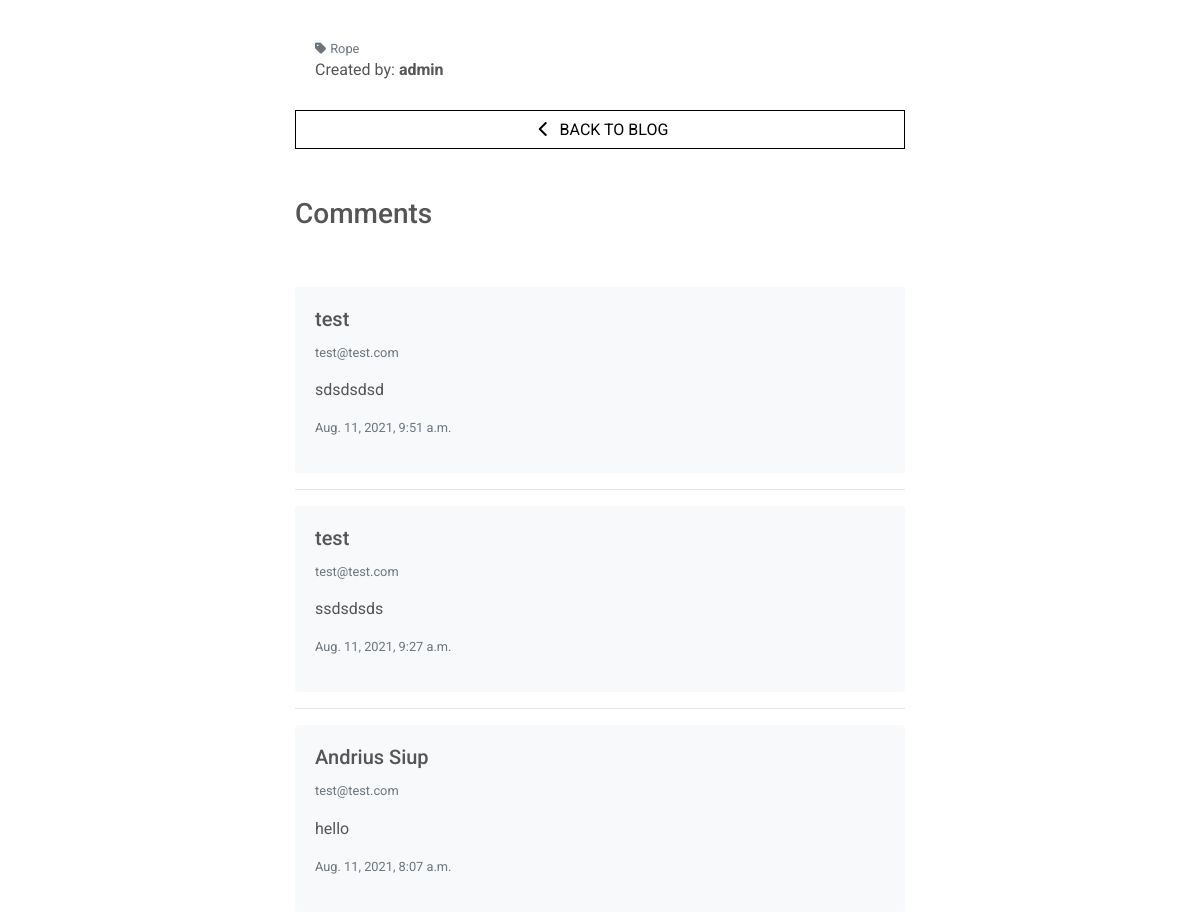
/blog/15/ (signed in, middle part), run on an earlier commit of the app's database.
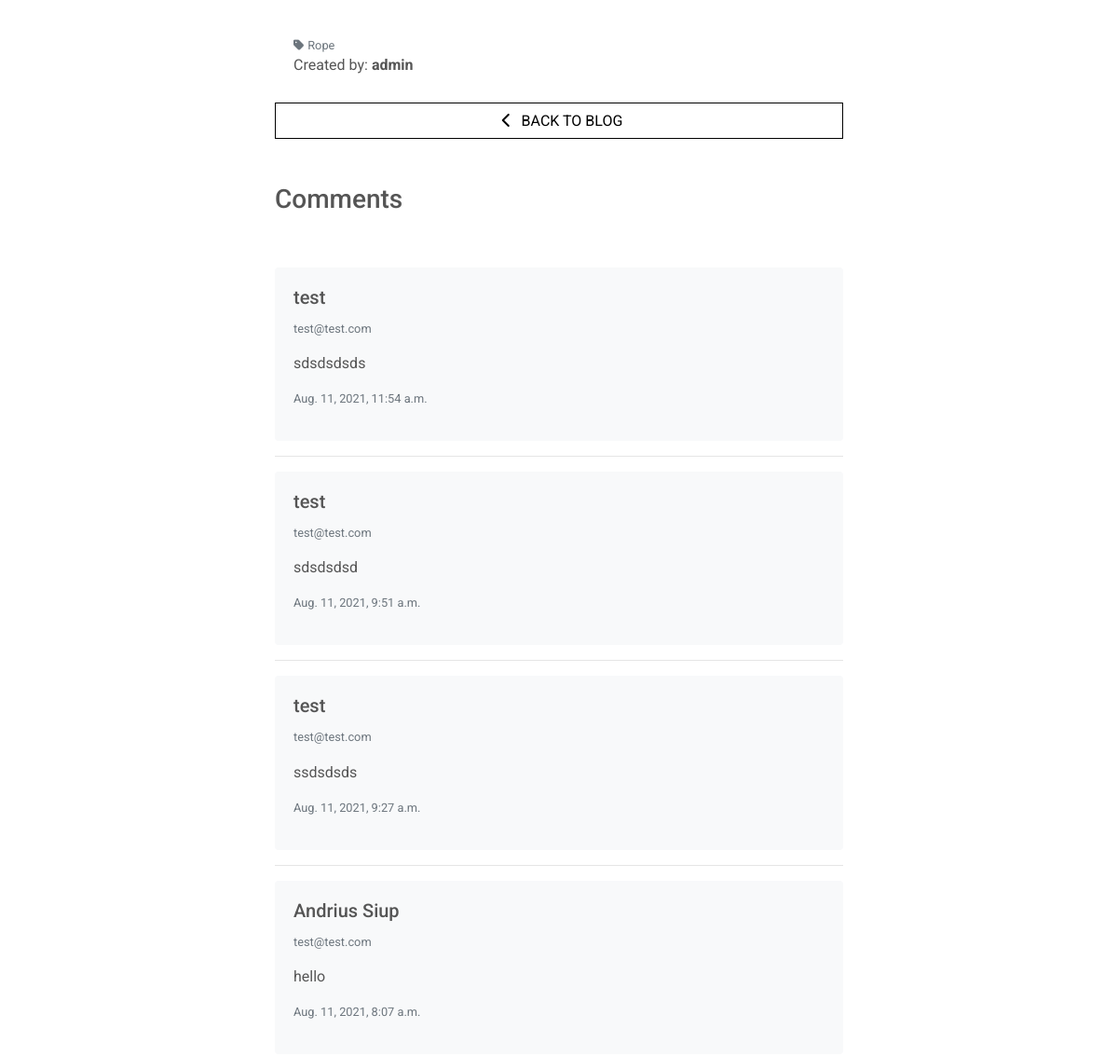
And on a later commit of the database.
### blog/models.py (models this page shows, shortened)
class BlogPostComment(models.Model):
    post = models.ForeignKey(Post, on_delete=models.CASCADE, related_name='comments')
    name = models.CharField(max_length=80)
    email = models.EmailField()
    content = models.TextField()
    date = models.DateTimeField(auto_now=True)
    class Meta:
        ordering = ['-date']

### blog/views.py (the view)
# urls.py: path('<int:post_id>/', views.blog_post_detail, name='blog_post_detail'),
@login_required
def blog_post_detail(request, post_id):
    global post
    post = get_object_or_404(Post, pk=post_id)
    form = BlogPostCommentForm()
    comments = BlogPostComment.objects.filter(post=post)
    template = 'blog/blog-post-detail.html'
    context = {
        'post': post,
        'form': form,
        'comments': comments,
        'template': template,
        'page_title': 'Post Detail',
    }
    return render(request, template, context)

### bag/contexts.py (called while the page is built, shortened)
def bag_contents(request):
    bag_items = []
    total = 0
    product_count = 0
    bag = request.session.get('bag', {})
    if total < settings.FREE_DELIVERY_THRESHOLD:
        delivery = total * Decimal(settings.STANDARD_DELIVERY_PERCENTAGE/100)
        free_delivery_delta = settings.FREE_DELIVERY_THRESHOLD - total
    else:
        delivery = 0
        free_delivery_delta = 0
    grand_total = delivery + total
    context = {
        'bag_items': bag_items,
        'total': total,
        'product_count': product_count,
        'delivery': delivery,
        'free_delivery_delta': free_delivery_delta,
        'free_delivery_threshold': settings.FREE_DELIVERY_THRESHOLD,
        'grand_total': grand_total,
    }
    return context

### blog/models.py (called while the page is built)
    def __str__(self):
        return self.name

### blog/templates/blog/blog-post-detail.html (shortened to what this page needs)
{% extends "base.html" %}
{% load static %}
{% block content %}
    <div class="container post-detail-container">
        <div class="row">
            <div class="col-12 col-md-10 offset-md-1 col-lg-8 offset-lg-2 col-xl-8 offset-xl-2">
                <div class="card h-100 border-0">
                    <div class="card-body">
                        <div class="row">
                            <div class="col-12">
                            </div>
                        </div>
                    </div>
                    <div class="card-footer bg-white pt-0 border-0 text-left">
                        {% if post.category %}
                            <p class="small mt-1 mb-0">
                                <a href="{% url 'posts' %}?category={{ post.category.name }}" class="text-muted">
                                    <i class="fas fa-tag mr-1"></i>{{ post.category.friendly_name }}
                                </a>
                            </p>
                        {% endif %}
                        <p>Created by: <strong>{{ post.created_by }}</strong></p>
                    </div>
                    <a href="{% url 'posts' %}" class="btn btn-outline-black rounded-0">
                        <span class="icon">
                            <i class="fas fa-chevron-left"></i>
                        </span>
                        <span class="text-uppercase">Back to Blog</span>
                    </a>
                </div>
            </div>
        </div>
        <div class="row">
            <div class="col-12 col-md-10 offset-md-1 col-lg-8 offset-lg-2 col-xl-8 offset-xl-2">
                <h3 class="mt-5">Comments</h3>
            </div>
        </div>
        <div class="row">
            <div class="col-12 col-md-10 offset-md-1 col-lg-8 offset-lg-2 col-xl-8 offset-xl-2 mt-5">
                {% if comments %}
                    {% for comment in comments %}
                        <div class="card border-0 bg-light">
                            <div class="card-body">
                                <h5 class="card-title">{{ comment.name }}</h5>
                                <p class="text-muted small">{{ comment.email }}</p>
                                <p class="card-text">{{ comment.content }}</p>
                                <p class="text-muted small">{{ comment.date }}</p>
                            </div>
                        </div>
                        <hr>
                    {% endfor %}
                {% else %}
                    <p class="text-muted pl-3">No comments</p>
                {% endif %}
            </div>
        </div>
    </div>
{% endblock %}

What changed in the data, as far as the page shows it:
added BlogPostComment: name "test", email "test@test.com", content "sdsdsdsds", date "Aug. 11, 2021, 11:54 a.m."
